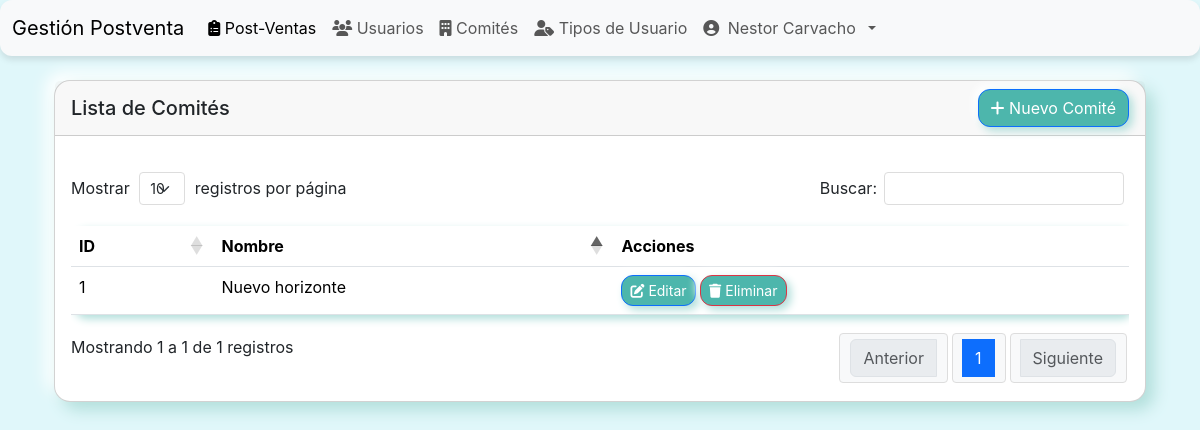
Page /comites/ (signed in) on the earlier database version.
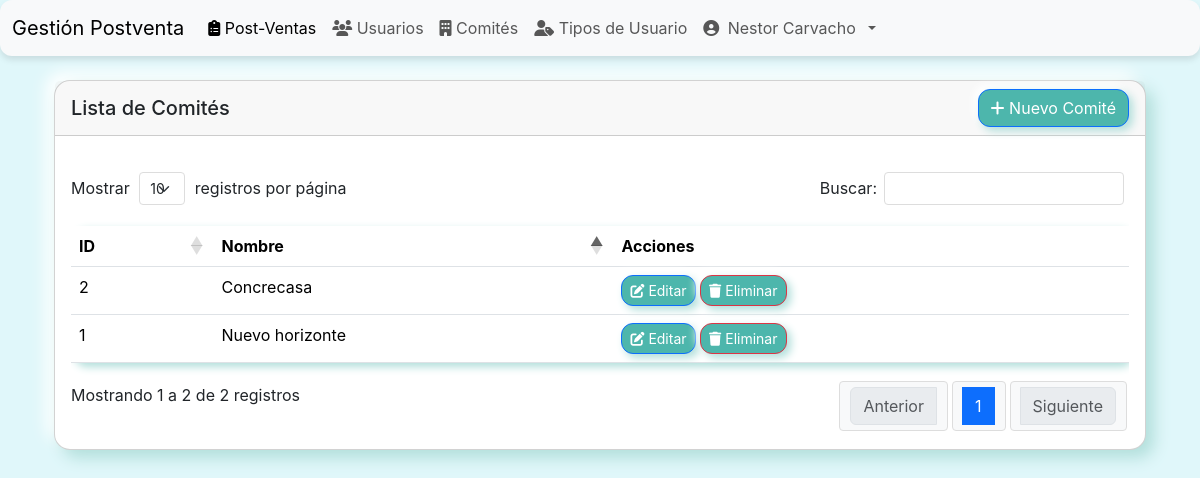
Same page on the later database version.
### postventa/models.py (models this page shows, shortened)
class Comite(models.Model):
    nombre = models.CharField(max_length=255, unique=True)

### postventa/views.py (the view)
# urls.py: path('comites/', ComiteListView.as_view(), name='comite_list'),
@method_decorator(login_required, name='dispatch')
class ComiteListView(PermissionMixin, ListView):
    model = Comite
    template_name = 'postventa/comite_list.html'
    context_object_name = 'comites'
    required_permission = 'puede_gestionar_comites'

### postventa/views.py (called while the page is built, shortened)
    def test_func(self):
        user = self.request.user
        if not user.is_authenticated:
            return False
        if user.is_superuser or user.is_staff:
            return True

### postventa/templates/postventa/comite_list.html
{% extends 'base.html' %}
{% block content %}
<div class="container-fluid mt-4">
    <div class="row">
        <div class="col-12">
            <div class="card">
                <div class="card-header d-flex justify-content-between align-items-center">
                    <h5 class="mb-0">Lista de Comités</h5>
                    <a href="{% url 'postventa:comite_create' %}" class="btn btn-primary">
                        <i class="fas fa-plus"></i> Nuevo Comité
                    </a>
                </div>
                <div class="card-body">
                    <div class="table-responsive">
                        <table class="table table-hover" id="comitesTable">
                            <thead>
                                <tr>
                                    <th>ID</th>
                                    <th>Nombre</th>
                                    <th>Acciones</th>
                                </tr>
                            </thead>
                            <tbody>
                                {% for comite in comites %}
                                <tr>
                                    <td>{{ comite.id }}</td>
                                    <td>{{ comite.nombre }}</td>
                                    <td>
                                        <a href="{% url 'postventa:comite_update' comite.id %}" class="btn btn-sm btn-outline-primary">
                                            <i class="fas fa-edit"></i> Editar
                                        </a>
                                        <a href="{% url 'postventa:comite_delete' comite.id %}" class="btn btn-sm btn-outline-danger">
                                            <i class="fas fa-trash"></i> Eliminar
                                        </a>
                                    </td>
                                </tr>
                                {% endfor %}
                            </tbody>
                        </table>
                    </div>
                </div>
            </div>
        </div>
    </div>
</div>
{% endblock %}

Differences in the rows shown:
added Comite: id "2", nombre "Concrecasa"
Other differences:
text written by a page script: "Mostrar registros por página Buscar: Mostrando 1 a 1 de 1 registros Anterior 1 Siguiente" → "Mostrar registros por página Buscar: Mostrando 1 a 2 de 2 registros Anterior 1 Siguiente"
